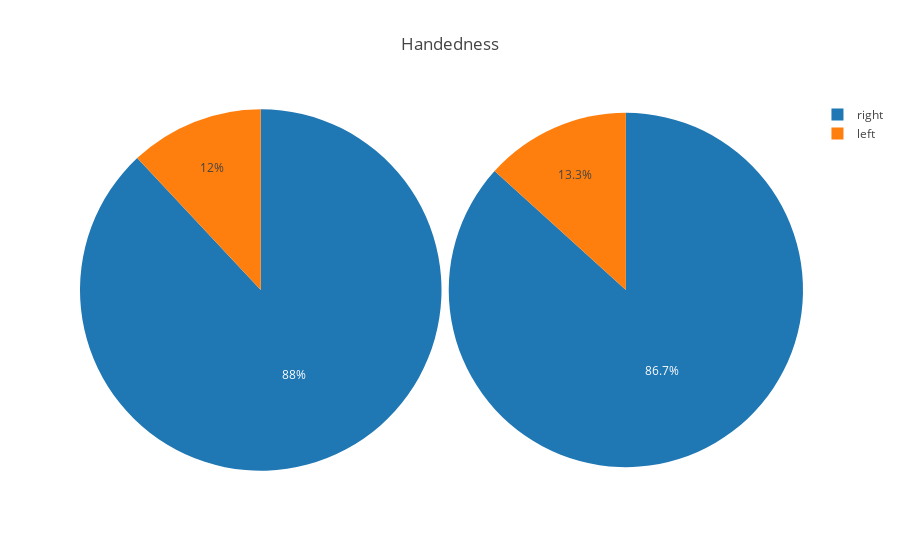

The notebook cell saved with this chart:
### Code cell
iplot(go.Figure(data=[p_data, s_data], layout=layout))

### Figure 1 — Plotly figure (JSON) as saved in the notebook; plotly's stock layout.template omitted (floating-point values rounded to 4 significant figures)
{"data": [{"domain": {"x": [0.51, 1], "y": [1, 0]}, "labels": ["left", "right"], "name": "Population", "type": "pie", "uid": "776d35", "values": [13.29, 86.71]}, {"domain": {"x": [0, 0.5], "y": [1, 0]}, "labels": ["left", "right"], "name": "Random Sample", "type": "pie", "uid": "95fece", "values": [11.98, 88.02]}], "layout": {"autosize": true, "title": "Handedness"}}
